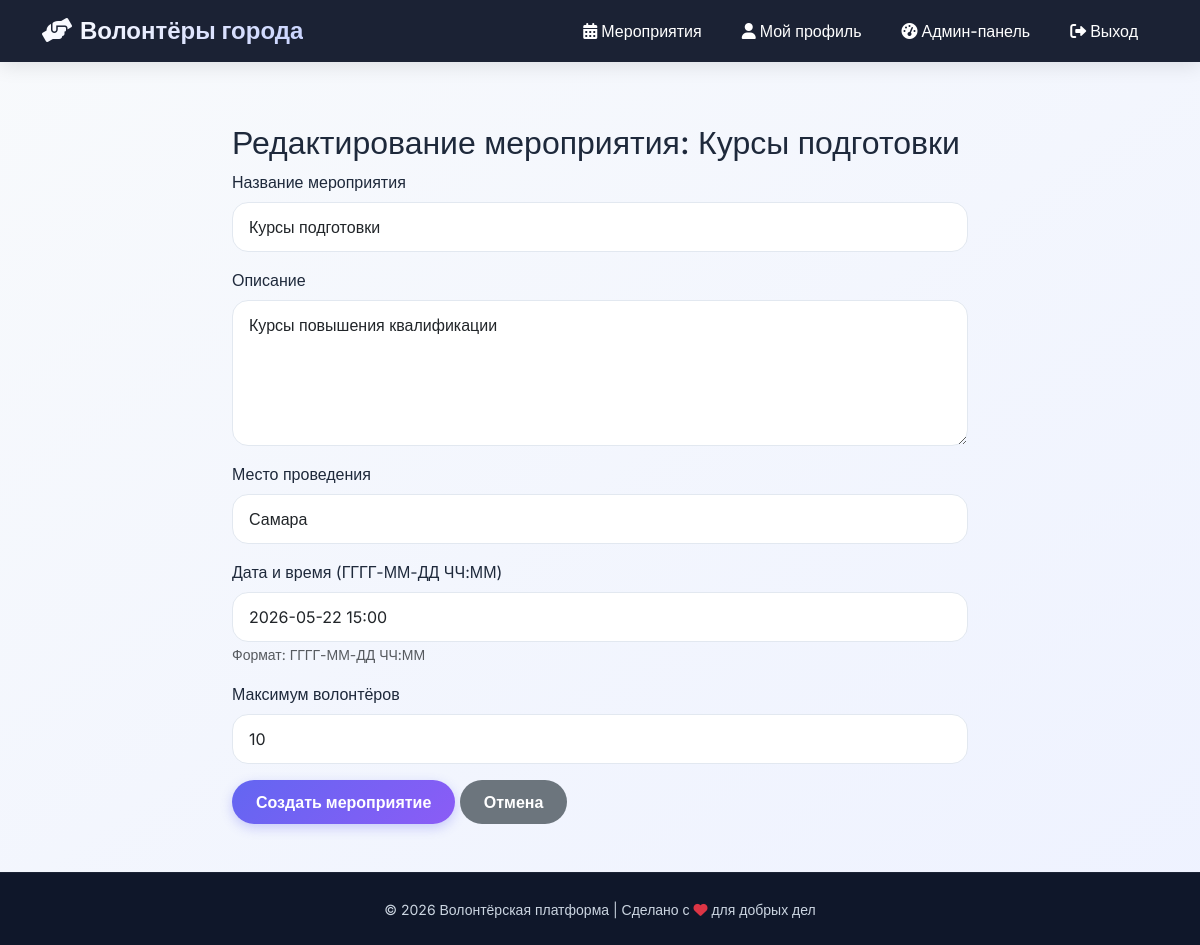
The app's page /admin/event/1/edit (signed in) with its own data.
### models.py (models this page shows, shortened)
class Event(db.Model):
    id = db.Column(db.Integer, primary_key=True)
    title = db.Column(db.String(200), nullable=False)
    description = db.Column(db.Text, nullable=False)
    location = db.Column(db.String(200), nullable=False)
    date = db.Column(db.DateTime, nullable=False)
    max_volunteers = db.Column(db.Integer, default=10)
    created_by = db.Column(db.Integer, db.ForeignKey('user.id'), nullable=False)
    created_at = db.Column(db.DateTime, default=datetime.utcnow)
    registrations = db.relationship('Registration', backref='event', lazy=True)

### app.py (the view)
    def wrapper(*args, **kwargs):
        if not current_user.is_authenticated or not current_user.is_admin:
            abort(403)
        return func(*args, **kwargs)

### forms.py (shortened to what this page needs)
class EventForm(FlaskForm):
    title = StringField('Название мероприятия', validators=[DataRequired(), Length(max=200)])
    description = TextAreaField('Описание', validators=[DataRequired()])
    location = StringField('Место проведения', validators=[DataRequired(), Length(max=200)])
    date = DateTimeField('Дата и время (ГГГГ-ММ-ДД ЧЧ:ММ)', validators=[DataRequired()], format='%Y-%m-%d %H:%M')
    max_volunteers = IntegerField('Максимум волонтёров', validators=[DataRequired(), NumberRange(min=1, max=1000)])
    submit = SubmitField('Создать мероприятие')

### app.py (called while the page is built, shortened)
@login_manager.user_loader
def load_user(user_id):
    return User.query.get(int(user_id))

def admin_required(func):
    def wrapper(*args, **kwargs):
        if not current_user.is_authenticated or not current_user.is_admin:
            abort(403)
        return func(*args, **kwargs)
    wrapper.__name__ = func.__name__
    return wrapper

@app.route('/admin/event/<int:event_id>/edit', methods=['GET', 'POST'])
@admin_required
def edit_event(event_id):
    event = Event.query.get_or_404(event_id)
    form = EventForm(obj=event)
    return render_template('edit_event.html', form=form, event=event)

### templates/edit_event.html (shortened to what this page needs)
{% extends "base.html" %}
{% block content %}
<div class="row justify-content-center">
    <div class="col-md-8">
        <h2>Редактирование мероприятия: {{ event.title }}</h2>
        <form method="POST">
            <div class="mb-3">
                {{ form.title.label(class="form-label") }}
                {{ form.title(class="form-control") }}
            </div>
            <div class="mb-3">
                {{ form.description.label(class="form-label") }}
                {{ form.description(class="form-control", rows=5) }}
            </div>
            <div class="mb-3">
                {{ form.location.label(class="form-label") }}
                {{ form.location(class="form-control") }}
            </div>
            <div class="mb-3">
                {{ form.date.label(class="form-label") }}
                {{ form.date(class="form-control", placeholder="2025-12-31 15:00") }}
                <small class="text-muted">Формат: ГГГГ-ММ-ДД ЧЧ:ММ</small>
            </div>
            <div class="mb-3">
                {{ form.max_volunteers.label(class="form-label") }}
                {{ form.max_volunteers(class="form-control") }}
            </div>
            {{ form.submit(class="btn btn-primary") }}
            <a href="{{ url_for('admin_dashboard') }}" class="btn btn-secondary">Отмена</a>
        </form>
    </div>
</div>
{% endblock %}

### static/style.css (style rules this page uses)
:root { --primary-gradient: linear-gradient(135deg, #6366f1 0%, #8b5cf6 100%); --secondary-gradient: linear-gradient(135deg, #ec489a 0%, #f43f5e 100%); --success-gradient: linear-gradient(135deg, #10b981 0%, #34d399 100%); --warning-gradient: linear-gradient(135deg, #f59e0b 0%, #fbbf24 100%); --dark-bg: #0f172a; --card-shadow: 0 20px 35px -10px rgba(0, 0, 0, 0.1); --transition: all 0.3s cubic-bezier(0.4, 0, 0.2, 1); }
body { font-family: 'Inter', sans-serif; background: linear-gradient(145deg, #f8fafc 0%, #eef2ff 100%); color: #1e293b; padding-top: 76px; }
.btn { border-radius: 2rem; padding: 0.6rem 1.5rem; font-weight: 600; transition: var(--transition); border: none; }
.btn-primary { background: var(--primary-gradient); box-shadow: 0 4px 12px rgba(99, 102, 241, 0.3); }
.form-control, .form-select { border-radius: 1rem; border: 1px solid #e2e8f0; padding: 0.75rem 1rem; transition: var(--transition); background: white; }
html, body { height: 100%; margin: 0; display: flex; flex-direction: column; }
body { flex: 1; display: flex; flex-direction: column; }

### records on screen
Event: title "Курсы подготовки", description "Курсы повышения квалификации", location "Самара", date "2026-05-22 15:00", max_volunteers "10"
